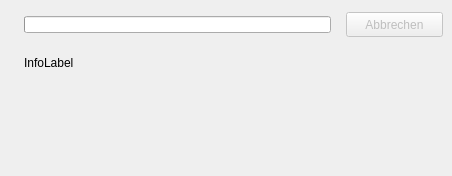
<?xml version="1.0" encoding="UTF-8"?>
<ui version="4.0">
  <class>ZipInfoForm</class>
  <widget class="QDialog" name="ZipInfoForm">
    <property name="geometry"><rect><x>0</x><y>0</y><width>452</width><height>176</height></rect></property>
    <property name="windowTitle"><string>ZipInfoForm</string></property>
    <property name="vclBorderStyle" stdset="0"><string notr="true">bsDialog</string></property>
    <property name="vclPosition" stdset="0"><string notr="true">poOwnerFormCenter</string></property>
    <property name="vclBorderIcons" stdset="0"><string notr="true">biMinimize,biMaximize</string></property>
    <property name="vclDesignWidth" stdset="0"><number>452</number></property>
    <property name="vclDesignHeight" stdset="0"><number>176</number></property>
    <widget class="QLabel" name="InfoLabel">
      <property name="geometry"><rect><x>24</x><y>56</y><width>411</width><height>112</height></rect></property>
      <property name="vclAnchors" stdset="0"><string notr="true">akLeft,akTop,akRight,akBottom</string></property>
      <property name="text"><string>InfoLabel</string></property>
      <property name="textFormat"><enum>Qt::PlainText</enum></property>
      <property name="wordWrap"><bool>true</bool></property>
      <property name="alignment"><set>Qt::AlignLeft|Qt::AlignTop</set></property>
    </widget>
    <widget class="QProgressBar" name="ProgressBar">
      <property name="geometry"><rect><x>24</x><y>16</y><width>307</width><height>17</height></rect></property>
      <property name="vclAnchors" stdset="0"><string notr="true">akLeft,akTop,akRight</string></property>
      <property name="minimum"><number>0</number></property>
      <property name="maximum"><number>100</number></property>
      <property name="value"><number>0</number></property>
      <property name="textVisible"><bool>false</bool></property>
    </widget>
    <widget class="QPushButton" name="CancelButton">
      <property name="geometry"><rect><x>346</x><y>12</y><width>97</width><height>25</height></rect></property>
      <property name="enabled"><bool>false</bool></property>
      <property name="vclAnchors" stdset="0"><string notr="true">akTop,akRight</string></property>
      <property name="text"><string>Abbrechen</string></property>
      <property name="autoDefault"><bool>false</bool></property>
      <property name="vclCancel" stdset="0"><bool>true</bool></property>
      <property name="vclModalResult" stdset="0"><string notr="true">mrCancel</string></property>
      <property name="vclOnClick" stdset="0"><string notr="true">CancelButtonClick</string></property>
    </widget>
  </widget>
  <resources><include location="../../resources/dfend.qrc"/></resources>
  <connections/>
</ui>
